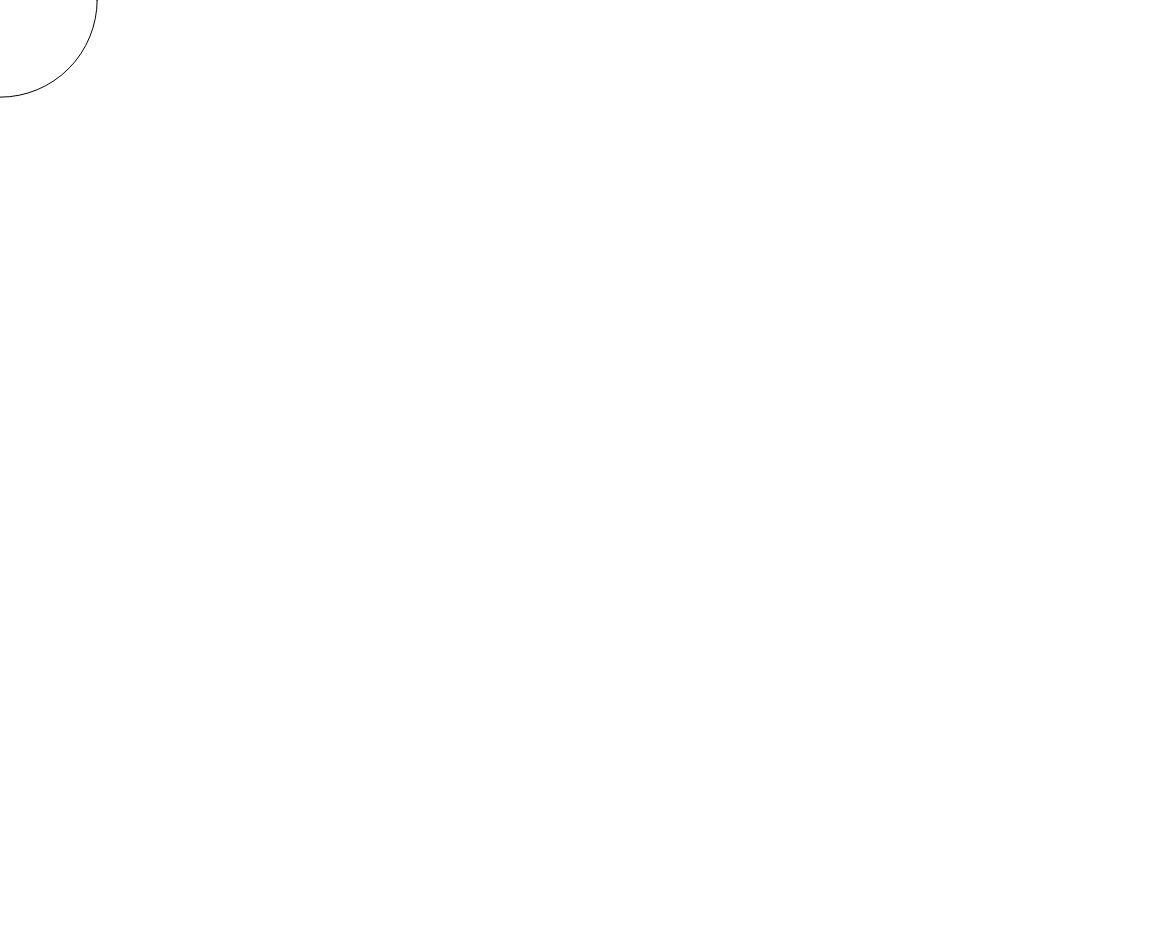
Frame 1 (no input)
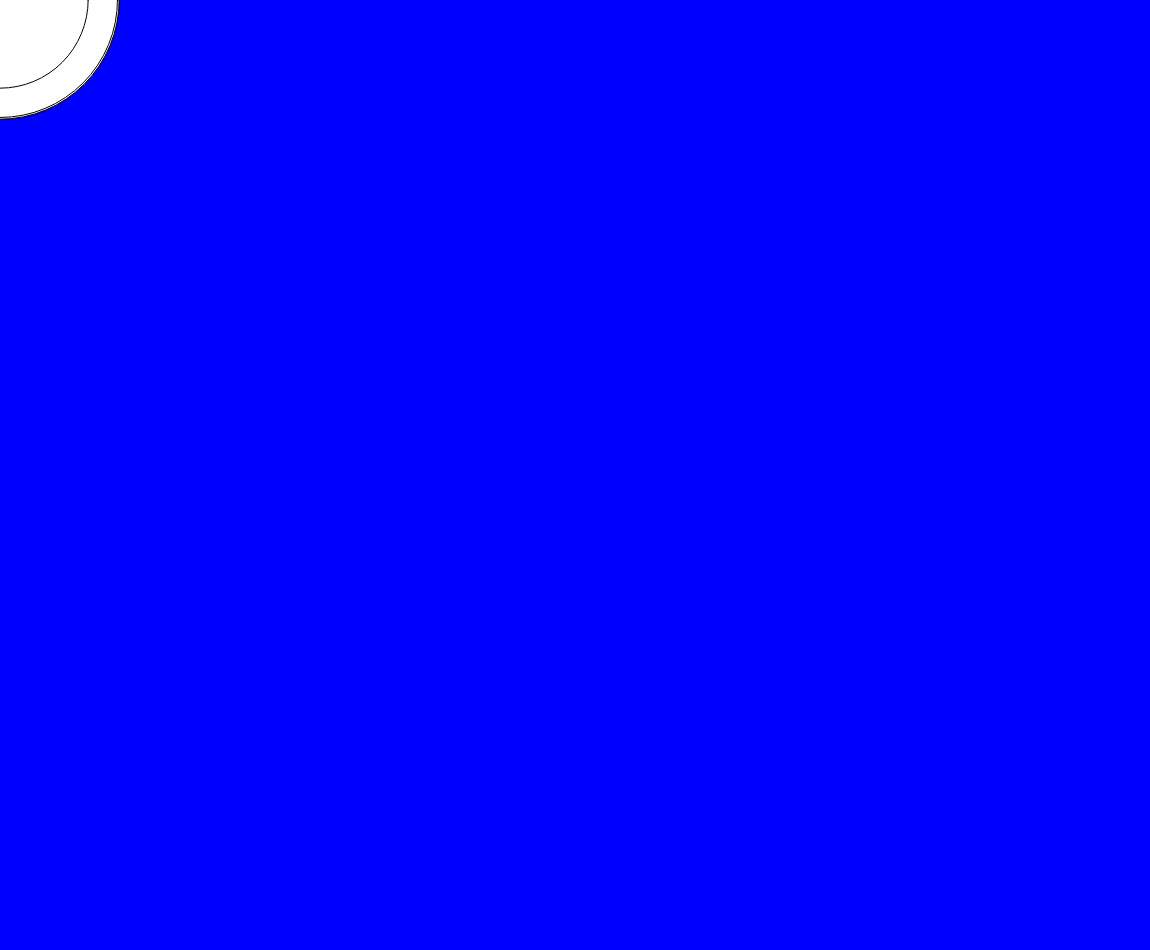
Frame 60 (no input)
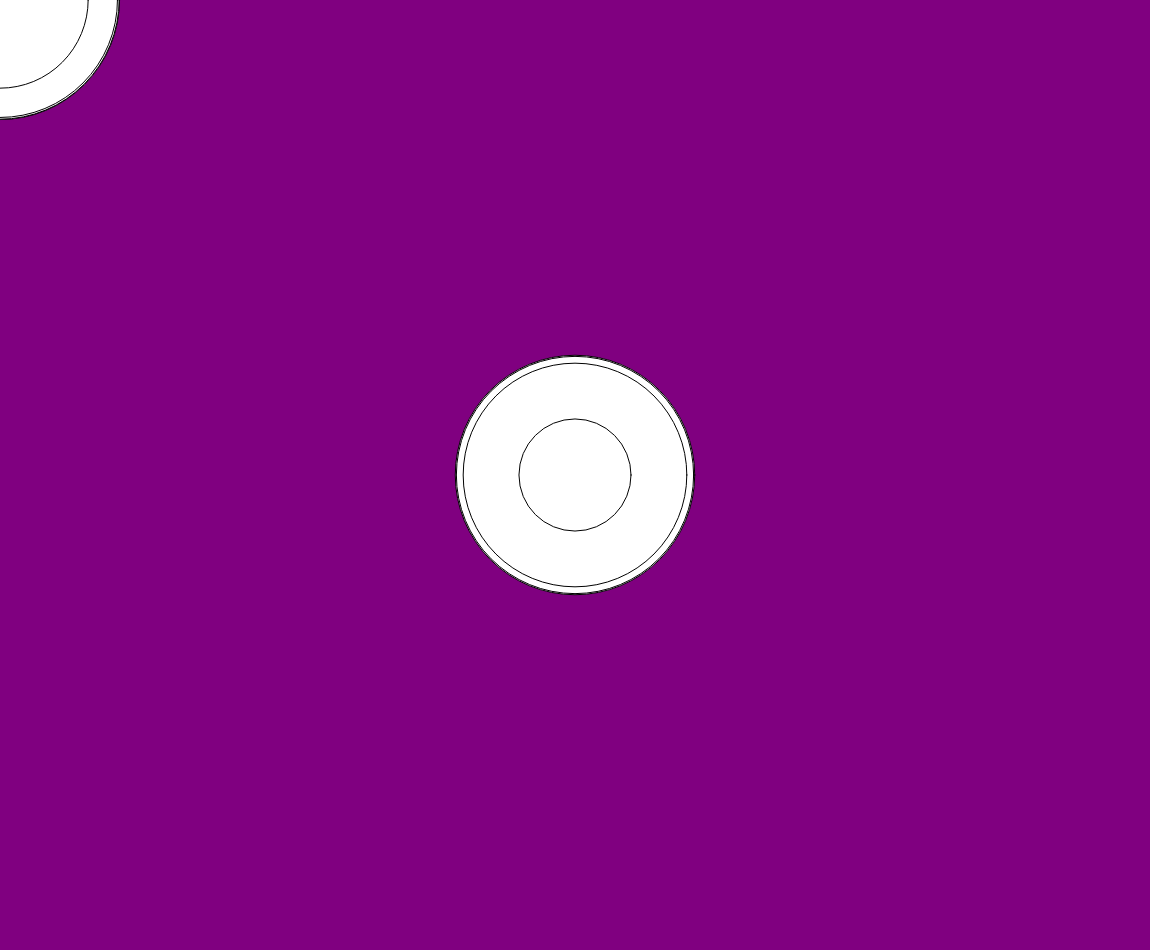
Frame 120 (the mouse pressed at the canvas centre since frame 60)

The p5.js sketch that drew these frames (run headless with seeded random() and noise() and a simulated clock; from frame 60 on, the mouse is pressed at the canvas centre):

// p5.js sketch
// ── sketch.js
var x = 200;
var y = 200;
var r, b;
var dia = 150;

var myCircles = [];

function setup() {
  createCanvas(windowWidth - 50, windowHeight - 50);
  background(0, 0, 255);
  // put setup code here
  rectMode(CENTER);

}

function draw() {

  // BACKGROUND
  background(r, 0, b);
  r = map( mouseX, 0 , width, 0, 255);
  b = map( mouseX, width, 0, 0, 255);

  // CIRCLE
  dia = random(80, 240);
  var newCircle = {
    x: mouseX,
    y: mouseY,
    dia: dia
  }

  // PUSH NEW CIRCLE TO ARRAY
  myCircles.push( newCircle );

  // DRAW ALL RECORDED CIRCLES
  for(var i = 0; i < myCircles.length; i++) {
    ellipse(myCircles[i].x, myCircles[i].y, myCircles[i].dia);
    // ellipse(myCircles[i].x, myCircles[i].y, dia);   // -> interesting alternative
  }

}
